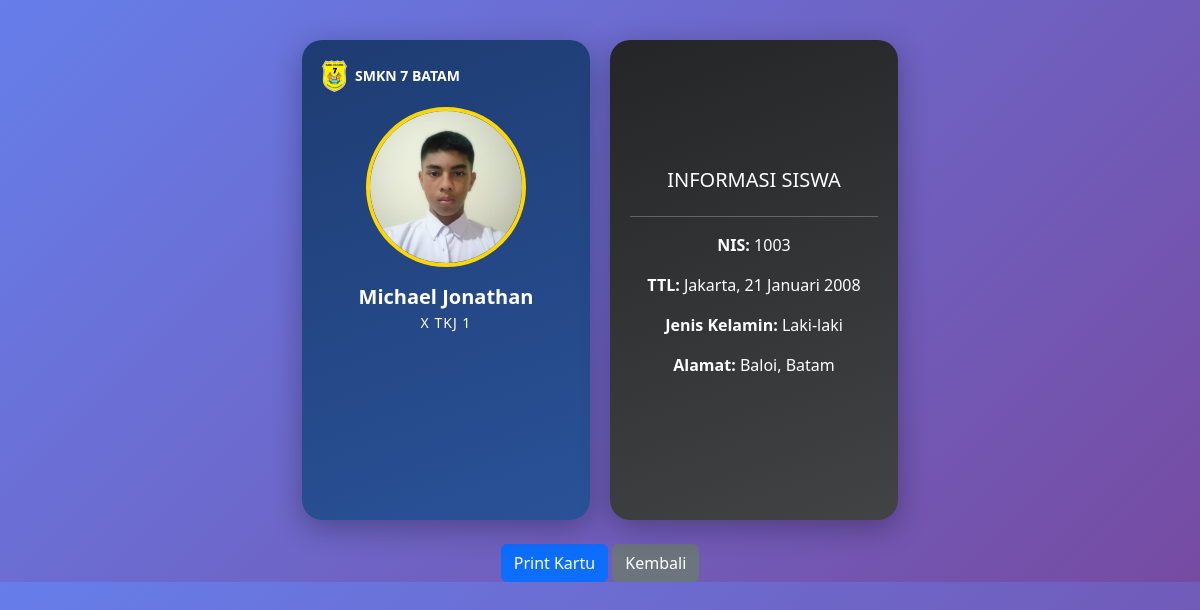
Page /home/tmpl.php?id=3 on the committed database.
### tables this page shows
CREATE TABLE `siswa` (
  `id` int(11) NOT NULL,
  `nama` varchar(100) NOT NULL,
  `nis` varchar(20) NOT NULL,
  `kelas` varchar(50) NOT NULL,
  `ttl` varchar(100) NOT NULL,
  `jenis_kelamin` enum('Laki-laki','Perempuan') NOT NULL,
  `alamat` text NOT NULL,
  `agama` enum('Islam','Kristen','Katolik','Hindu','Buddha','Konghucu') NOT NULL,
  `nama_ayah` varchar(100) NOT NULL,
  `nama_ibu` varchar(100) NOT NULL,
  `foto` varchar(255) DEFAULT NULL,
  `created_at` timestamp NOT NULL DEFAULT current_timestamp()
);

### home/tmpl.php (the view, shortened to what this page needs)
<?php
include("../koneksi.php");
$id_siswa = $_GET['id'];
$stmt = $koneksi->prepare("SELECT * FROM siswa WHERE id = ?");
$stmt->bind_param("i", $id_siswa);
$stmt->execute();
$result = $stmt->get_result();
$siswa = $result->fetch_assoc();
?>
<!DOCTYPE html>
<html lang="id">
<head>
<link href="https://cdn.jsdelivr.net/npm/bootstrap@5.3.2/dist/css/bootstrap.min.css" rel="stylesheet">
</head>
<body>
<div class="kartu-wrapper">
    <div class="kartu front text-center">
        <div class="logo-title">
            <img src="logo/1.png">
            SMKN 7 BATAM
        </div>
        <img src="uploads/<?php echo htmlspecialchars($siswa['foto']); ?>"
             class="foto-siswa">
        <div class="nama">
            <?php echo ucwords(htmlspecialchars($siswa['nama'])); ?>
        </div>
        <div class="kelas">
            <?php echo strtoupper(htmlspecialchars($siswa['kelas'])); ?>
        </div>
        <div class="barcode">
            <svg id="barcode"></svg>
        </div>
    </div>
    <div class="kartu back text-center d-flex flex-column justify-content-center">
        <h5>INFORMASI SISWA</h5>
        <hr>
        <p><strong>NIS:</strong> <?php echo htmlspecialchars($siswa['nis']); ?></p>
        <p><strong>TTL:</strong> <?php echo htmlspecialchars($siswa['ttl']); ?></p>
        <p><strong>Jenis Kelamin:</strong> <?php echo htmlspecialchars($siswa['jenis_kelamin']); ?></p>
        <p><strong>Alamat:</strong> <?php echo htmlspecialchars($siswa['alamat']); ?></p>
    </div>
</div>
<div class="text-center mt-4 btn-area">
    <button onclick="window.print();" class="btn btn-primary">Print Kartu</button>
    <a href="absen.php" class="btn btn-secondary">Kembali</a>
</div>
</body>
</html>

### home/tmpl.php (style rules this page uses)
body { background: linear-gradient(135deg, #667eea, #764ba2); font-family: 'Segoe UI', sans-serif; }
.kartu-wrapper { display: flex; justify-content: center; gap: 20px; margin-top: 40px; flex-wrap: wrap; }
.kartu { width: 3in; height: 5in; border-radius: 20px; overflow: hidden; box-shadow: 0 8px 30px rgba(0,0,0,0.3); position: relative; color: white; padding: 20px; }
.front { background: linear-gradient(160deg, #1e3c72, #2a5298); }
.back { background: linear-gradient(160deg, #232526, #414345); }
.logo-title { display: flex; align-items: center; font-weight: bold; font-size: 14px; }
.logo-title img { width: 25px; margin-right: 8px; }
.foto-siswa { width: 160px; height: 160px; object-fit: cover; border-radius: 50%; border: 4px solid #ffd700; margin: 15px auto; display: block; }
.nama { font-size: 20px; font-weight: bold; }
.kelas { font-size: 14px; letter-spacing: 1px; }
.barcode { margin-top: 15px; text-align: center; }

### rows in the picture
siswa: foto (picture), nama "Michael Jonathan", kelas "X TKJ 1", nis "1003", ttl "Jakarta, 21 Januari 2008", jenis_kelamin "Laki-laki", alamat "Baloi, Batam"
